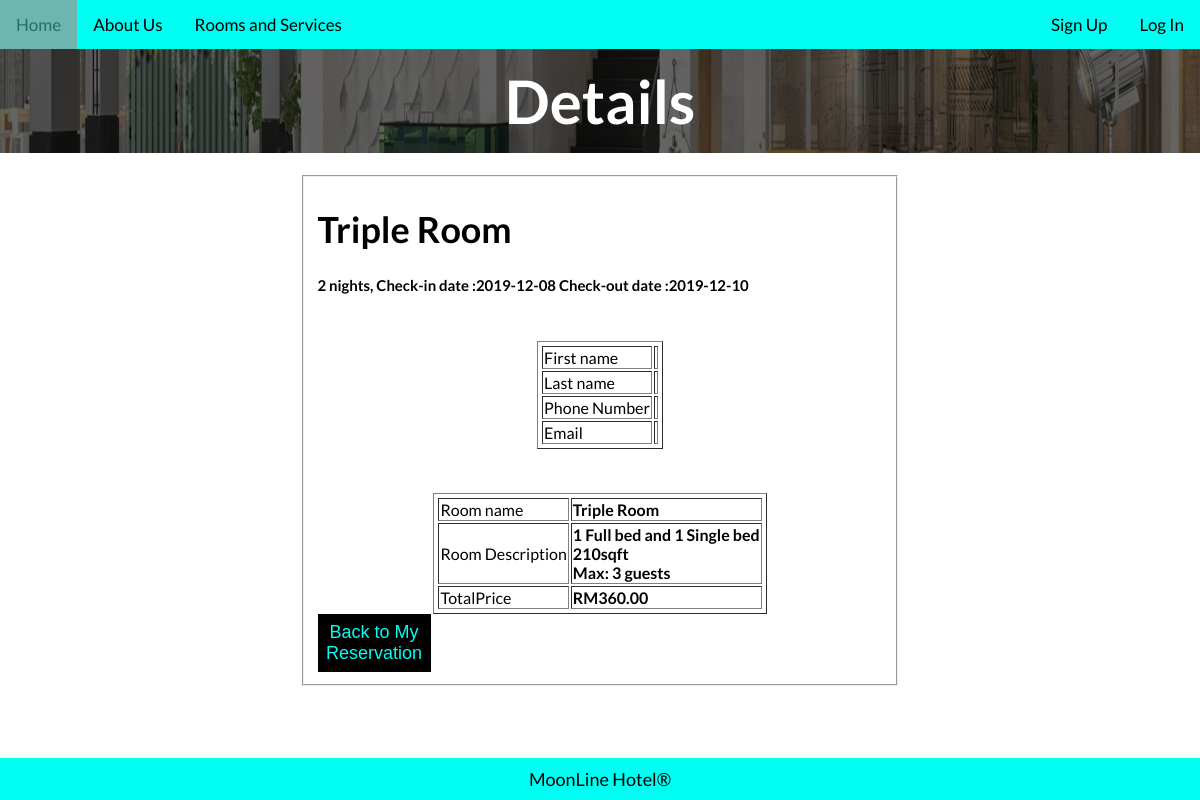
The app's page /userRoomDetail.php?id=55 with its own data.
### tables this page shows
CREATE TABLE `booking` (
  `bookingID` int(11) NOT NULL,
  `userID` varchar(11) NOT NULL,
  `checkIn` date NOT NULL,
  `checkOut` date NOT NULL,
  `hari` int(5) NOT NULL,
  `roomName` varchar(50) NOT NULL,
  `roomDesc` varchar(255) NOT NULL,
  `roomID` int(11) NOT NULL,
  `totalPrice` decimal(10,2) NOT NULL
);

### userRoomDetail.php (the view, shortened to what this page needs)
<?php
    include "db_connect.php";
        if(isset($_GET['id'])){
            $id = $_GET['id'];
            $sql2 = "SELECT * FROM booking WHERE bookingID='$id'";
            $result2 = mysqli_query($connect,$sql2);
            $row2 = mysqli_fetch_array($result2);
?>
<html lang="en">
<head>
    <link rel="stylesheet" href="style.css">
    <link rel="stylesheet" href="https://cdnjs.cloudflare.com/ajax/libs/font-awesome/4.7.0/css/font-awesome.min.css">
</head>
<body>
<ul class="ulNav">
    <li class="liNav"><a class="active" href="homepage.php">Home</a></li>
    <li class="liNav"><a href="aboutus.php">About Us</a></li>
    <li class="liNav"><a href="rooms.php">Rooms and Services</a></li>
    <?php
        if(isset($_SESSION['uname'])):?>
        <li style="float:right"> <a href="logout.php">Logout</a></li>
            <div class="dropdown" style="float:right">
                <button class="dropbtn"><?php echo $_SESSION['uname'] ."'s Profile";?></button>
                <div class="dropdown-content">
                    <a href="Profilesetting.php">Profile Setting</a>
                    <a href="Reservation.php">My Reservation</a>
                </div>
            </div>
        <?php
        else:?>
        <li style="float:right"><a class="active" href="login.php">Log In</a></li>
        <li style="float:right"><a class="active" href="Signup.php">Sign Up</a></li>
        <?php
        endif;
        ?>
</ul>
<div class="containerText">
    <img src="pics/roomHeader.jpg" alt="Hotel Homepage" style="width: 100%; height : 13%; filter: brightness(40%);">
    <div class="centeredText">
        <h1 style="font-size:60px">Details</h1>
    </div>
</div>
<br>
<div class="container-fluid">
    <div class="row">
        <div class="col-side">&nbsp;</div>
        <div class="col-center">
            <fieldset>
                <h1><?php echo $row2['roomName']; ?></h1>
                <h5><?php echo $row2['hari']; ?> nights, Check-in date :<?php echo $row2['checkIn']; ?> Check-out date :<?php echo $row2['checkOut']; ?></h5>
                <br>
                <center>
                <table border="1" style="padding: 2px;">
                    <tr>
                        <td>First name</td>
                        <td><b><?php echo $row['fName'] ?></b></td>
                    </tr>
                    <tr>
                        <td>Last name</td>
                        <td><b><?php echo $row['lName'] ?></b></td>
                    </tr>
                    <tr>
                        <td>Phone Number</td>
                        <td><b><?php echo $row['phone'] ?></b></td>
                    </tr>
                    <tr>
                        <td>Email</td>
                        <td><b><?php echo $row['email'] ?></b></td>
                    </tr>
                </table>
                </center>
                <br><br>
                <center>
                <table border="1" style="padding: 2px;">
                    <tr>
                        <td>Room name</td>
                        <td><b><?php echo $row2['roomName'] ?></b></td>
                    </tr>
                    <tr>
                        <td>Room Description</td>
                        <td><b><?php echo $row2['roomDesc'] ?></b></td>
                    </tr>
                    <tr>
                        <td>TotalPrice</td>
                        <td><b>RM<?php echo $row2['totalPrice'] ?></b></td>
                    </tr>
                </table>
                </center>
                <a href="Reservation.php"><button class="buttonBooking">Back to My Reservation</button></a>
            </fieldset>
        </div>
        <div class="col-side">&nbsp;</div>
    </div>
</div>
<footer>
    MoonLine Hotel®
</footer>
</body>
</html>
<?php
    exit();
    }else
        echo"salah masuk";
?>

### style.css (style rules this page uses)
* { box-sizing: border-box; }
body { font-family: 'Lato'; font-size: 18px; margin: 0; height: 100%; }
footer { background-color: rgb(0, 255, 242); padding: 10px; text-align: center; position: fixed; color: rgb(0, 0, 0); left: 0; bottom: 0; width : 100%; }
.containerText { position: relative; text-align: center; color: rgb(255, 255, 255); }
.centeredText { position: absolute; top: 50%; left: 50%; transform: translate(-50%, -50%); }
.ulNav { list-style-type: none; margin: 0; padding: 0; overflow: hidden; background-color: rgb(0, 255, 242); }
.liNav { float: left; }
li a { display: block; color: rgb(0, 0, 0); text-align: center; padding: 14px 16px; text-decoration: none; font-size: 17px; }
.buttonBooking { border: none; outline: 0; display: inline-block; padding: 8px; color:rgb(0, 255, 242); background-color: rgb(0, 0, 0); text-align: center; cursor: pointer; width: 20%; font-size: 18px; }
.container-fluid { padding-right: 15px; padding-left: 15px; margin-right: auto; margin-left: auto; }
.row { margin-right: -15px; margin-left: -15px; }
.row::after { content: ""; clear: both; display: table; }
@media (min-width: 768px) { .col-side { float: left; width: 25%; } }
@media (min-width: 768px) { .col-center { float: left; width: 50%; } }

### records on screen
booking: roomName "Triple Room", hari "2", checkIn "2019-12-08", checkOut "2019-12-10", roomDesc "1 Full bed and 1 Single bed 210sqft Max: 3 guests", totalPrice "360.00"
